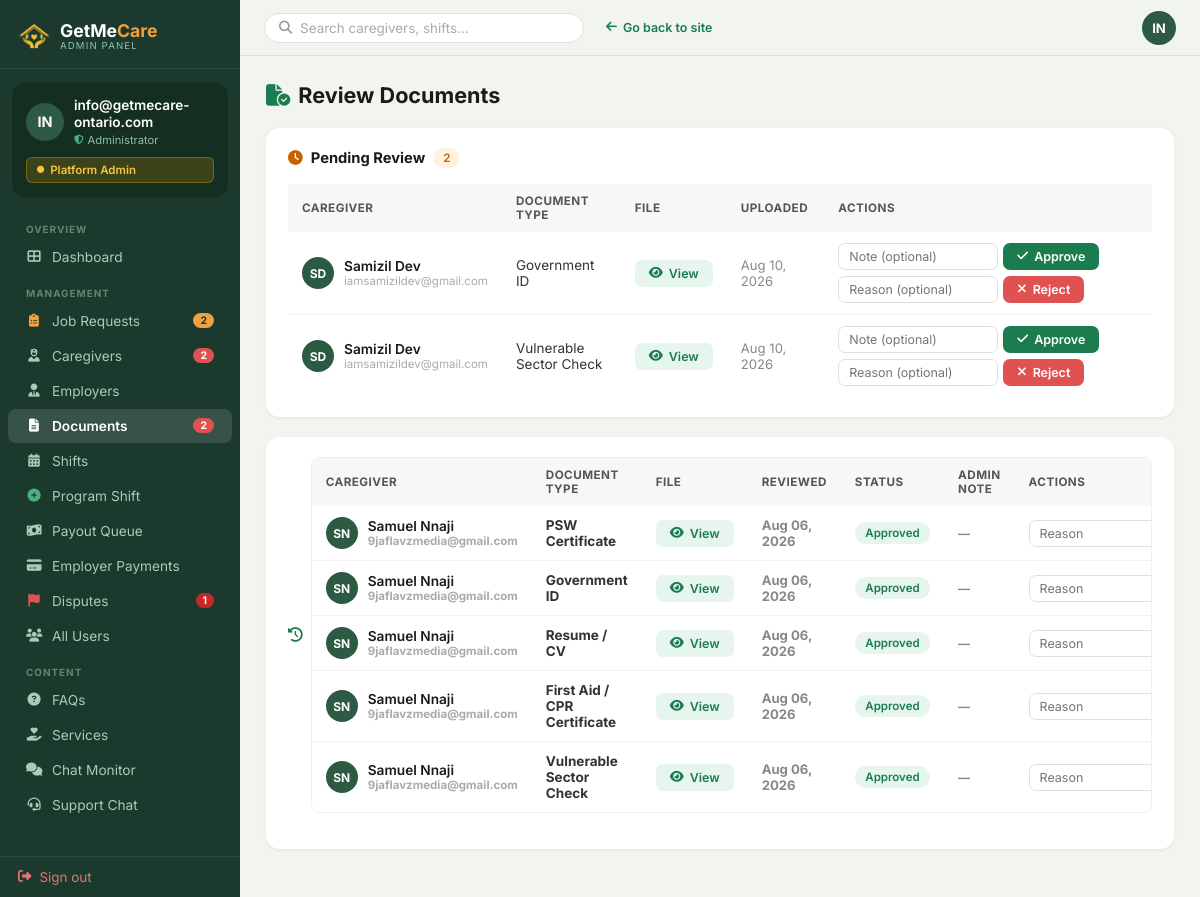
/admin-panel/documents/ (signed in), run on the app's committed database.
### Account/models.py (models this page shows, shortened)
class CustomUser(AbstractUser):
    EMPLOYER = 'employer'
    CAREGIVER = 'caregiver'
    ROLE_CHOICES = [
        (EMPLOYER, 'Employer / Family'),
        (CAREGIVER, 'Caregiver / PSW'),
    ]
    role = models.CharField(
        max_length=20,
        choices=ROLE_CHOICES,
        default=EMPLOYER,
    )
    phone = models.CharField(max_length=20, blank=True)
    @property
    def is_admin(self):
        return self.is_superuser or self.is_staff
    @property
    def is_employer(self):
        return self.role == self.EMPLOYER and not self.is_admin
    @property
    def is_caregiver(self):
        return self.role == self.CAREGIVER and not self.is_admin

class CaregiverDocument(models.Model):
    DOC_PSW_CERT      = 'psw_certificate'
    DOC_VSC           = 'vulnerable_sector_check'
    DOC_GOVERNMENT_ID = 'government_id'
    DOC_FIRST_AID     = 'first_aid'
    DOC_RESUME        = 'resume'
    DOC_OTHER         = 'other'
    DOC_TYPE_CHOICES = [
        (DOC_PSW_CERT,      'PSW Certificate'),
        (DOC_VSC,           'Vulnerable Sector Check'),
        (DOC_GOVERNMENT_ID, 'Government ID'),
        (DOC_FIRST_AID,     'First Aid / CPR Certificate'),
        (DOC_RESUME,        'Resume / CV'),
        (DOC_OTHER,         'Other'),
    ]
    STATUS_PENDING  = 'pending'
    STATUS_APPROVED = 'approved'
    STATUS_REJECTED = 'rejected'
    STATUS_CHOICES = [
        (STATUS_PENDING,  'Pending Review'),
        (STATUS_APPROVED, 'Approved'),
        (STATUS_REJECTED, 'Rejected'),
    ]
    user        = models.ForeignKey(
        CustomUser,
        on_delete=models.CASCADE,
        related_name='documents',
    )
    doc_type    = models.CharField(max_length=30, choices=DOC_TYPE_CHOICES)
    file        = models.FileField(upload_to='caregiver_docs/%Y/%m/')
    status      = models.CharField(max_length=15, choices=STATUS_CHOICES, default=STATUS_PENDING)
    note        = models.TextField(blank=True, help_text='Admin review note')
    uploaded_at = models.DateTimeField(auto_now_add=True)
    reviewed_at = models.DateTimeField(null=True, blank=True)
    class Meta:
        ordering = ['-uploaded_at']

### AdminApp/views.py (the view)
    @login_required(login_url='Account:login')
    def wrapper(request, *args, **kwargs):
        if not (request.user.is_staff or request.user.is_superuser):
            messages.error(request, 'Access denied. Admin account required.')
            return redirect('Account:login')
        return view_func(request, *args, **kwargs)

### templates/AdminApp/review-documents.html (shortened to what this page needs)
{% extends "AdminApp/base_admin.html" %}  {% block content %}
<div class="adm-page-title">
  <i
    class="fas fa-file-circle-check"
    style="color: #1b7d4f; margin-right: 8px"
  ></i
  >Review Documents
</div>
<div class="adm-card" style="margin-bottom: 20px">
  <div class="adm-card-pad">
    <div class="rd-section-head">
      <i class="fas fa-clock" style="color: #c96000"></i>
      Pending Review
      <span class="rd-count">{{ pending|length }}</span>
    </div>
    <div class="scroll-table-wrap">
<table class="adm-table">
      <thead>
        <tr>
          <th>Caregiver</th>
          <th>Document Type</th>
          <th>File</th>
          <th>Uploaded</th>
          <th>Actions</th>
        </tr>
      </thead>
      <tbody>
        {% for doc in pending %}
        <tr>
          <td>
            <div class="doc-caregiver">
              <div class="doc-av">
                {% if doc.user.first_name %}{{ doc.user.first_name|first|upper }}{{ doc.user.last_name|first|upper }}{% else %}{{ doc.user.username|slice:":2"|upper }}{% endif %}
              </div>
              <div>
                <div class="doc-name">
                  {{ doc.user.get_full_name|default:doc.user.username }}
                </div>
                <div class="doc-email">{{ doc.user.email }}</div>
              </div>
            </div>
          </td>
          <td>{{ doc.get_doc_type_display }}</td>
          <td>
<a href="{% url 'AdminApp:serve_document' doc.pk %}" class="adm-btn adm-btn-view" target="_blank"><i class="fas fa-eye"></i> View</a>
          </td>
          <td style="color: #888; font-size: 0.82rem">
            {{ doc.uploaded_at|date:"M d, Y" }}
          </td>
          <td>
            <div class="doc-actions">
              <form
                method="post"
                action="{% url 'AdminApp:approve_document' doc.pk %}"
                style="display: inline-flex; align-items: center; gap: 5px"
              >
                <input
                  type="text"
                  name="note"
                  class="note-input"
                  placeholder="Note (optional)"
                />
                <button type="submit" class="adm-btn adm-btn-green">
                  <i class="fas fa-check"></i> Approve
                </button>
              </form>
              <form
                method="post"
                action="{% url 'AdminApp:reject_document' doc.pk %}"
                style="display: inline-flex; align-items: center; gap: 5px"
              >
                <input
                  type="text"
                  name="note"
                  class="note-input"
                  placeholder="Reason (optional)"
                />
                <button type="submit" class="adm-btn adm-btn-red">
                  <i class="fas fa-times"></i> Reject
                </button>
              </form>
            </div>
          </td>
        </tr>
        {% endfor %}
      </tbody>
    </table>
</div>
  </div>
</div>
<div class="adm-card">
  <div class="adm-card-pad">
    <div class="rd-section-head">
      <i class="fas fa-history" style="color: #1b7d4f"></i>
    <div style="max-height:420px;overflow-y:auto;overflow-x:auto;border-radius:8px;border:1px solid #f0f0f0">
    <div class="scroll-table-wrap">
<table class="adm-table" style="min-width:800px">
      <thead>
        <tr>
          <th>Caregiver</th>
          <th>Document Type</th>
          <th>File</th>
          <th>Reviewed</th>
          <th>Status</th>
          <th>Admin Note</th>
          <th>Actions</th>
        </tr>
      </thead>
      <tbody>
        {% for doc in reviewed %}
        <tr>
          <td>
            <div class="doc-caregiver">
              <div class="doc-av">
                {% if doc.user.first_name %}{{ doc.user.first_name|first|upper }}{{ doc.user.last_name|first|upper }}{% else %}{{ doc.user.username|slice:":2"|upper }}{% endif %}
              </div>
              <div>
                <div class="doc-name">
                  {{ doc.user.get_full_name|default:doc.user.username }}
                </div>
                <div class="doc-email">{{ doc.user.email }}</div>
              </div>
            </div>
          </td>
          <td>{{ doc.get_doc_type_display }}</td>
          <td>
<a href="{% url 'AdminApp:serve_document' doc.pk %}" class="adm-btn adm-btn-view" target="_blank"><i class="fas fa-eye"></i> View</a>
          </td>
          <td style="color: #888; font-size: 0.82rem">
            {{ doc.reviewed_at|date:"M d, Y"|default:"—" }}
          </td>
          <td>
            <span
              class="badge {% if doc.status == 'approved' %}badge-green{% else %}badge-red{% endif %}"
            >
              {{ doc.get_status_display }}
            </span>
          </td>
          <td>
            <span class="note-cell" title="{{ doc.note }}"
              >{{ doc.note|default:"—" }}</span
            >
          </td>
          <td>
            {% if doc.status == 'approved' %}
            <form
              method="post"
              action="{% url 'AdminApp:revoke_document' doc.pk %}"
              style="display: inline-flex; align-items: center; gap: 5px"
            >
              <input
                type="text"
                name="note"
                class="note-input"
                placeholder="Reason"
              />
            </form>
            {% endif %}
          </td>
        </tr>
        {% endfor %}
      </tbody>
    </table>
</div>
    </div>
  </div>
</div>
{% endblock %}

### templates/AdminApp/base_admin.html (shortened to what this page needs)
{% load static %}
<!doctype html>
<html lang="en">
<head>
  <link rel="stylesheet" href="https://cdnjs.cloudflare.com/ajax/libs/font-awesome/6.4.0/css/all.min.css"/>
</head>
<body>
<aside class="adm-sidebar" id="adm-sidebar">
  <div class="adm-logo">
    <a href="{% url 'home' %}">
      <img src="{% static 'Caregiver/images/sitelog.png' %}" alt="GetMeCare" style="width:32px;height:32px;object-fit:contain;filter:brightness(0) saturate(100%) invert(72%) sepia(60%) saturate(600%) hue-rotate(345deg) brightness(105%) contrast(95%)">
      <div>
        <div class="adm-logo-name">GetMe<span style="color:#F0A040">Care</span></div>
        <div class="adm-logo-sub">Admin Panel</div>
      </div>
    </a>
  </div>
  <div class="adm-profile">
    <div class="adm-profile-row">
      <div class="adm-av">{% if request.user.first_name %}{{ request.user.first_name|first|upper }}{{ request.user.last_name|first|upper }}{% else %}{{ request.user.username|slice:":2"|upper }}{% endif %}</div>
      <div>
        <div class="adm-av-name">{{ request.user.get_full_name|default:request.user.username }}</div>
        <div class="adm-av-role"><i class="fas fa-shield-alt" style="color:#4caf7d;font-size:.6rem;"></i> Administrator</div>
      </div>
    </div>
    <div class="adm-badge"><i class="fas fa-circle" style="font-size:.45rem;"></i> Platform Admin</div>
  </div>
  <div class="adm-nav">
    <div class="adm-nav-section">Overview</div>
    <a href="{% url 'AdminApp:dashboard' %}" {% if request.resolver_match.url_name == 'dashboard' %}class="active"{% endif %}>
      <i class="fas fa-th-large"></i> Dashboard
    </a>
    <div class="adm-nav-section">Management</div>
    <a href="{% url 'AdminApp:job_requests' %}" {% if request.resolver_match.url_name in 'job_requests,job_request_matches,admin_create_39_payment_link' %}class="active"{% endif %}>
      <i class="fas fa-clipboard-list" style="color:#f0a040"></i> Job Requests
      {% if open_jobs_count %}<span class="adm-nav-badge" style="background:#f0a040;color:#1b3a2d">{{ open_jobs_count }}</span>{% endif %}
    </a>
    <a href="{% url 'AdminApp:manage_caregivers' %}" {% if request.resolver_match.url_name == 'manage_caregivers' %}class="active"{% endif %}>
      <i class="fas fa-user-nurse"></i> Caregivers
      {% if pending_profiles %}<span class="adm-nav-badge">{{ pending_profiles }}</span>{% endif %}
    </a>
    <a href="{% url 'AdminApp:manage_employers' %}" {% if request.resolver_match.url_name == 'manage_employers' %}class="active"{% endif %}>
      <i class="fas fa-user-tie"></i> Employers
    </a>
    <a href="{% url 'AdminApp:review_documents' %}" {% if request.resolver_match.url_name == 'review_documents' %}class="active"{% endif %}>
      <i class="fas fa-file-alt"></i> Documents
      {% if pending_docs %}<span class="adm-nav-badge">{{ pending_docs }}</span>{% endif %}
    </a>
    <a href="{% url 'AdminApp:manage_shifts' %}" {% if request.resolver_match.url_name == 'manage_shifts' %}class="active"{% endif %}>
      <i class="fas fa-calendar-alt"></i> Shifts
    </a>
    <a href="{% url 'AdminApp:program_shift' %}" {% if request.resolver_match.url_name == 'program_shift' %}class="active"{% endif %}>
      <i class="fas fa-plus-circle" style="color:#4caf7d"></i> Program Shift
    </a>
    <a href="{% url 'AdminApp:payout_queue' %}" {% if request.resolver_match.url_name == 'payout_queue' %}class="active"{% endif %}>
      <i class="fas fa-money-bill-wave"></i> Payout Queue
    </a>
    <a href="{% url 'AdminApp:employer_payments' %}" {% if request.resolver_match.url_name == 'employer_payments' %}class="active"{% endif %}>
      <i class="fas fa-credit-card"></i> Employer Payments
    </a>
    <a href="{% url 'AdminApp:dispute_list' %}" {% if request.resolver_match.url_name == 'dispute_list' or request.resolver_match.url_name == 'dispute_detail' %}class="active"{% endif %}>
      <i class="fas fa-flag" style="color:#e05252"></i> Disputes
      {% if counts.open %}<span class="adm-nav-badge" style="background:#c62828">{{ counts.open }}</span>{% endif %}
    </a>
    <a href="{% url 'AdminApp:manage_users' %}" {% if request.resolver_match.url_name == 'manage_users' %}class="active"{% endif %}>
      <i class="fas fa-users"></i> All Users
    </a>
    <div class="adm-nav-section">Content</div>
    <a href="{% url 'AdminApp:faq_list' %}" {% if request.resolver_match.url_name == 'faq_list' or request.resolver_match.url_name == 'faq_add' or request.resolver_match.url_name == 'faq_edit' %}class="active"{% endif %}>
      <i class="fas fa-question-circle"></i> FAQs
    </a>
    <a href="{% url 'AdminApp:service_list' %}" {% if request.resolver_match.url_name == 'service_list' or request.resolver_match.url_name == 'service_add' or request.resolver_match.url_name == 'service_edit' %}class="active"{% endif %}>
      <i class="fas fa-hand-holding-heart"></i> Services
    </a>
    <a href="{% url 'admin_chat_monitor' %}" {% if request.resolver_match.url_name == 'admin_chat_monitor' %}class="active"{% endif %}>
      <i class="fas fa-comments"></i> Chat Monitor
    </a>
    <a href="{% url 'admin_support' %}" {% if request.resolver_match.url_name == 'admin_support' %}class="active"{% endif %}>
      <i class="fas fa-headset"></i> Support Chat
    </a>
  </div>
  <div class="adm-signout">
    <a href="{% url 'Account:logout' %}"><i class="fas fa-sign-out-alt"></i> Sign out</a>
  </div>
</aside>
<div class="adm-topbar">
  <form method="get" action="" class="adm-search-bar-wrap" style="flex:1;max-width:320px;">
    <div class="adm-search">
      <i class="fas fa-search"></i>
      <input type="text" name="q" placeholder="Search caregivers, shifts…" value="{{ request.GET.q|default:'' }}">
    </div>
  </form>
  <a href="{% url 'home' %}" class="adm-back" style="margin-left:10px;">
    <i class="fas fa-arrow-left"></i> Go back to site
  </a>
  <div class="adm-topbar-av">{% if request.user.first_name %}{{ request.user.first_name|first|upper }}{{ request.user.last_name|first|upper }}{% else %}{{ request.user.username|slice:":2"|upper }}{% endif %}</div>
</div>
<main class="adm-main">
  <div class="adm-content">
    {% block content %}{% endblock %}
  </div>
</main>
  </body>
</html>

### data on the page
CustomUser: user.username "IN", user.get_full_name "info@getmecare-ontario.com"
CaregiverDocument: user.first_name|first "S", user.last_name|first "D", user.get_full_name "Samizil Dev", user.email "iamsamizildev@gmail.com", doc_type "Government ID", uploaded_at "Aug 10, 2026"
CaregiverDocument: user.first_name|first "S", user.last_name|first "D", user.get_full_name "Samizil Dev", user.email "iamsamizildev@gmail.com", doc_type "Vulnerable Sector Check", uploaded_at "Aug 10, 2026"
CaregiverDocument: user.first_name|first "S", user.last_name|first "N", user.get_full_name "Samuel Nnaji", user.email "9jaflavzmedia@gmail.com", doc_type "PSW Certificate", reviewed_at "Aug 06, 2026", status "Approved", note "—"
CaregiverDocument: user.first_name|first "S", user.last_name|first "N", user.get_full_name "Samuel Nnaji", user.email "9jaflavzmedia@gmail.com", doc_type "Government ID", reviewed_at "Aug 06, 2026", status "Approved", note "—"
CaregiverDocument: user.first_name|first "S", user.last_name|first "N", user.get_full_name "Samuel Nnaji", user.email "9jaflavzmedia@gmail.com", doc_type "Resume / CV", reviewed_at "Aug 06, 2026", status "Approved", note "—"
CaregiverDocument: user.first_name|first "S", user.last_name|first "N", user.get_full_name "Samuel Nnaji", user.email "9jaflavzmedia@gmail.com", doc_type "First Aid / CPR Certificate", reviewed_at "Aug 06, 2026", status "Approved", note "—"
CaregiverDocument: user.first_name|first "S", user.last_name|first "N", user.get_full_name "Samuel Nnaji", user.email "9jaflavzmedia@gmail.com", doc_type "Vulnerable Sector Check", reviewed_at "Aug 06, 2026", status "Approved", note "—"

### other printed values
{{ open_jobs_count }} "2"
{{ pending_profiles }} "2"
{{ pending_docs }} "2"
{{ counts.open }} "1"
{{ pending|length }} "2"
